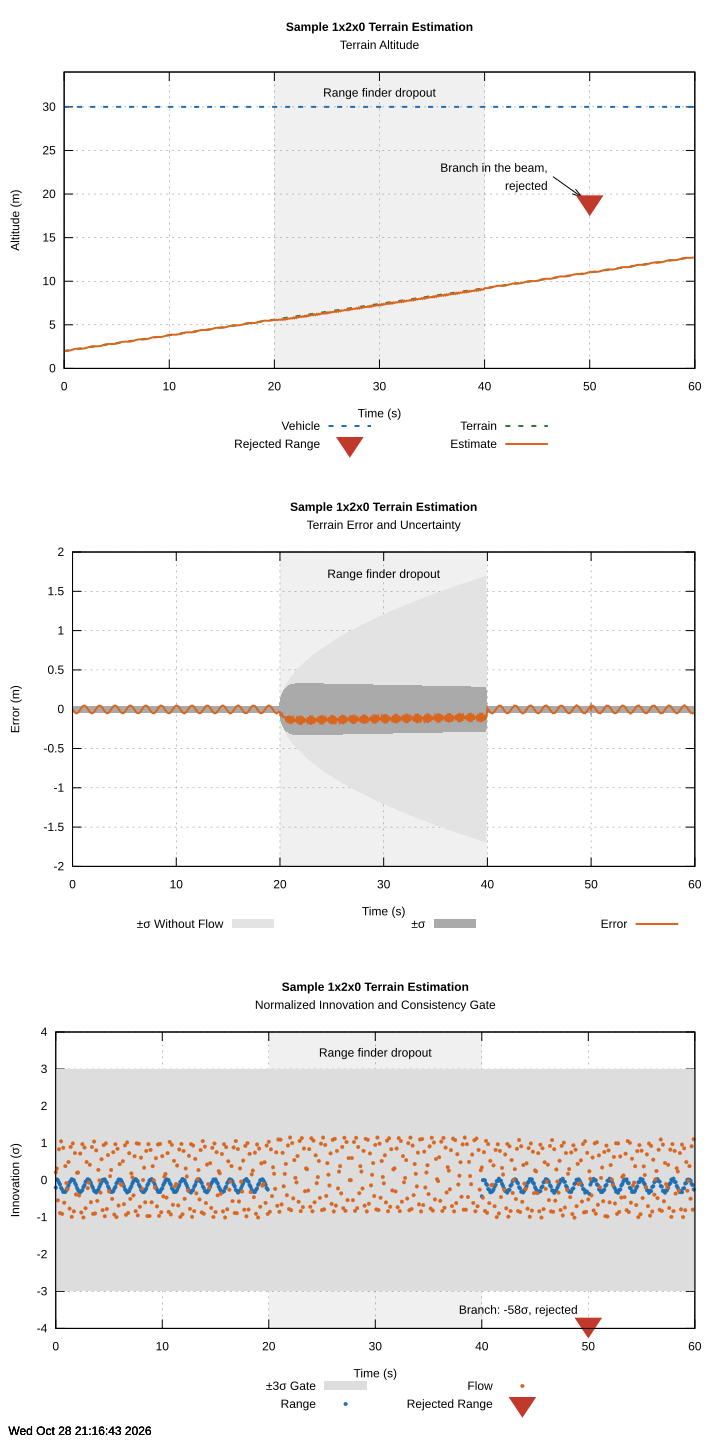

Source code (gnuplot):
#!/usr/bin/gnuplot
#  _  __          _      __  __          _   _
# | |/ /    /\   | |    |  \/  |   /\   | \ | |
# | ' /    /  \  | |    | \  / |  /  \  |  \| |
# |  <    / /\ \ | |    | |\/| | / /\ \ | . ` |
# | . \  / ____ \| |____| |  | |/ ____ \| |\  |
# |_|\_\/_/    \_\______|_|  |_/_/    \_\_| \_|

# Kalman Filter
# Version 0.7.0
# https://github.com/FrancoisCarouge/Kalman

# SPDX-License-Identifier: Unlicense

# This is free and unencumbered software released into the public domain.

# Anyone is free to copy, modify, publish, use, compile, sell, or
# distribute this software, either in source code form or as a compiled
# binary, for any purpose, commercial or non-commercial, and by any
# means.

# In jurisdictions that recognize copyright laws, the author or authors
# of this software dedicate any and all copyright interest in the
# software to the public domain. We make this dedication for the benefit
# of the public at large and to the detriment of our heirs and
# successors. We intend this dedication to be an overt act of
# relinquishment in perpetuity of all present and future rights to this
# software under copyright law.

# THE SOFTWARE IS PROVIDED "AS IS", WITHOUT WARRANTY OF ANY KIND,
# EXPRESS OR IMPLIED, INCLUDING BUT NOT LIMITED TO THE WARRANTIES OF
# MERCHANTABILITY, FITNESS FOR A PARTICULAR PURPOSE AND NONINFRINGEMENT.
# IN NO EVENT SHALL THE AUTHORS BE LIABLE FOR ANY CLAIM, DAMAGES OR
# OTHER LIABILITY, WHETHER IN AN ACTION OF CONTRACT, TORT OR OTHERWISE,
# ARISING FROM, OUT OF OR IN CONNECTION WITH THE SOFTWARE OR THE USE OR
# OTHER DEALINGS IN THE SOFTWARE.

# For more information, please refer to <https://unlicense.org>

set terminal svg enhanced background rgb "white" size 720,1440
set datafile separator ","
set output "kalman/sample/ekf_1x2x0_terrain_estimation_unit/ekf_1x2x0_terrain_estimation_unit.svg"
set timestamp
set grid
set key bmargin center horizontal

DATA = "/tmp/kalman/ekf_1x2x0_terrain_estimation_unit.csv"

set multiplot layout 3,1

set xlabel "Time (s)"
set xrange [0:60]
# The range finder dropout.
set object 1 rectangle from 20, graph 0 to 40, graph 1 fillcolor rgb "#f0f0f0" fillstyle solid noborder behind
set label 1 "Range finder dropout" at 30, graph 0.93 center

set title "{/:Bold Sample 1x2x0 Terrain Estimation}\nTerrain Altitude"
set ylabel "Altitude (m)"
set yrange [0:34]
set label 2 "Branch in the beam,\nrejected" at 46, 23 right
set arrow 1 from 46.5, 22 to 49.3, 19.6 linewidth 1
plot 30 with lines dashtype 2 linewidth 2 linecolor rgb "#1f6fb2" title "Vehicle", \
  DATA using 1:($7 == 2 ? $5 : NaN) with points pointtype 11 pointsize 2 linecolor rgb "#c0392b" title "Rejected Range", \
  DATA using 1:2 with lines dashtype 2 linewidth 2 linecolor rgb "#2f7d32" title "Terrain", \
  DATA using 1:3 with lines linewidth 2 linecolor rgb "#d9661f" title "Estimate"
unset label 2
unset arrow 1

set title "{/:Bold Sample 1x2x0 Terrain Estimation}\nTerrain Error and Uncertainty"
set ylabel "Error (m)"
set yrange [-2:2]
plot DATA using 1:(-$10):10 with filledcurves fillcolor rgb "#e3e3e3" fillstyle solid noborder title "±σ Without Flow", \
  DATA using 1:(-$4):4 with filledcurves fillcolor rgb "#aaaaaa" fillstyle solid noborder title "±σ", \
  DATA using 1:($3 - $2) with lines linewidth 2 linecolor rgb "#d9661f" title "Error"

set title "{/:Bold Sample 1x2x0 Terrain Estimation}\nNormalized Innovation and Consistency Gate"
set ylabel "Innovation (σ)"
set yrange [-4:4]
set label 2 "Branch: -58σ, rejected" at 49, -3.5 right
plot "+" using 1:(-3):(3) with filledcurves fillcolor rgb "#dddddd" fillstyle solid noborder title "±3σ Gate", \
  DATA using 1:($7 == 1 ? $6 : NaN) with points pointtype 7 pointsize 0.4 linecolor rgb "#1f6fb2" title "Range", \
  DATA using 1:($9 == 1 ? $8 : NaN) with points pointtype 7 pointsize 0.4 linecolor rgb "#d9661f" title "Flow", \
  DATA using 1:($7 == 2 ? -3.9 : NaN) with points pointtype 11 pointsize 2 linecolor rgb "#c0392b" title "Rejected Range"
